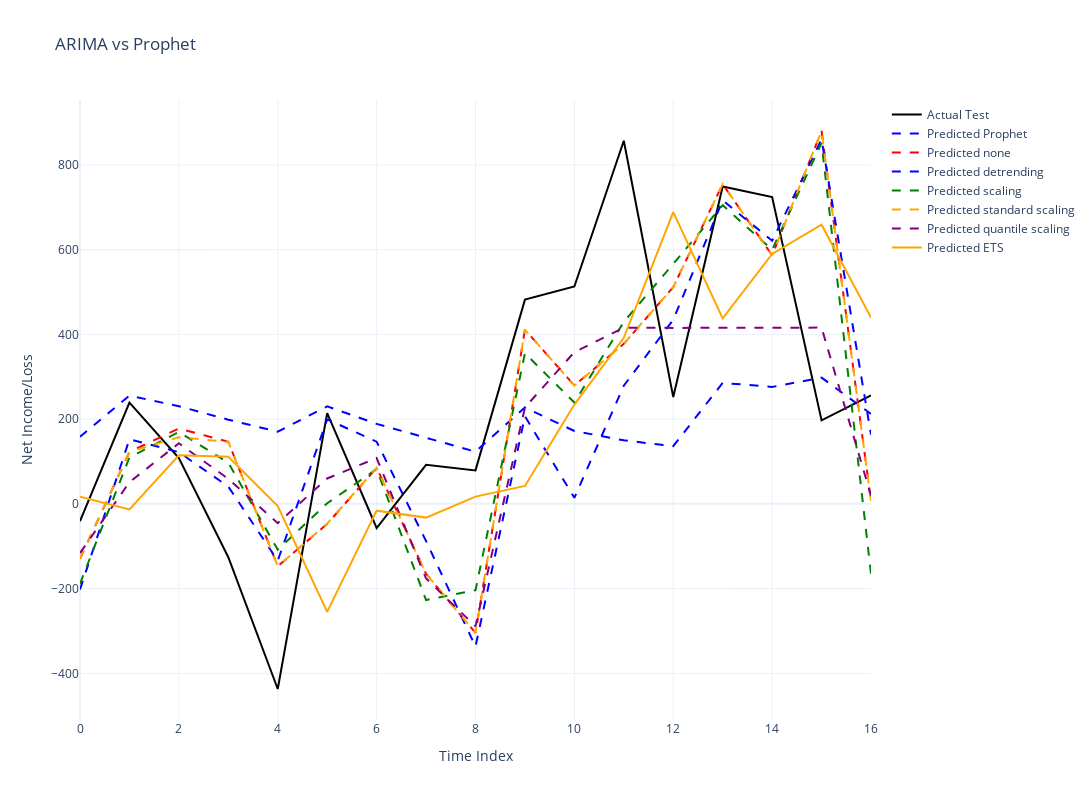

Notebook cell for this chart:
### Markdown cell above
## Podsumowanie Modeli

### Code cell
import plotly.graph_objects as go
x_start = 0 
x_pred = list(range(x_start, x_start + len(predictions_prohpet)))  


fig = go.Figure()

fig.add_trace(go.Scatter(
    y=test,
    mode='lines',
    name='Actual Test',
    line=dict(color='black')
))

fig.add_trace(go.Scatter(
    y=predictions_prohpet.flatten(),
    mode='lines',
    name='Predicted Prophet',
    line=dict(color='blue', dash='dash')
))

colors = [
    "red", "blue", "green", "orange", "purple",
    "brown", "cyan", "magenta", "black", "gold"
]

for i in range(len(method)):
    fig.add_trace(go.Scatter(
        y=predictions[i]["forecast"],
        mode='lines',
        name=f'Predicted {method[i]}',
        line=dict(color=colors[i % len(colors)], dash='dash')
    ))


fig.add_trace(go.Scatter(
    y=pred_ets,
    mode='lines',
    name='Predicted ETS',
    line=dict(color='orange')
))



fig.update_layout(
    title="ARIMA vs Prophet",
    xaxis_title="Time Index",
    yaxis_title="Net Income/Loss",
    template="plotly_white",
    width=1200,  
    height=800    
)


fig.show()

### Figure 1 — Plotly figure (JSON) as saved in the notebook; plotly's stock layout.template omitted (floating-point values rounded to 4 significant figures)
{"data": [{"line": {"color": "black"}, "mode": "lines", "name": "Actual Test", "type": "scatter", "y": [-41, 239, 108, -126, -437, 214, -57, 92, 79, 482, 513, 857, 252, 749, 724, 197, 256]}, {"line": {"color": "blue", "dash": "dash"}, "mode": "lines", "name": "Predicted Prophet", "type": "scatter", "y": [158.2, 255.5, 230.4, 198.7, 170.4, 230.1, 188.8, 155.4, 123.3, 227.4, 172.0, 149.9, 136.1, 285.4, 276.0, 297.9, 212.3]}, {"line": {"color": "red", "dash": "dash"}, "mode": "lines", "name": "Predicted none", "type": "scatter", "y": [-129.6, 122.7, 177.9, 146.6, -147.5, -47.23, 85.31, -165.1, -304.6, 411.0, 279.5, 377.7, 511.5, 754.7, 586.4, 880.0, 6.744]}, {"line": {"color": "blue", "dash": "dash"}, "mode": "lines", "name": "Predicted detrending", "type": "scatter", "y": [-202.1, 152.4, 122.0, 40.72, -134.1, 199.4, 146.8, -87.79, -336.8, 206.6, 14.21, 279.0, 434.6, 716.3, 621.0, 860.4, 163.3]}, {"line": {"color": "green", "dash": "dash"}, "mode": "lines", "name": "Predicted scaling", "type": "scatter", "y": [-188.3, 109.4, 169.8, 97.33, -108.4, 1.342, 81.93, -227.0, -203.7, 355.4, 239.0, 429.5, 566.6, 704.9, 599.5, 851.7, -164.9]}, {"line": {"color": "orange", "dash": "dash"}, "mode": "lines", "name": "Predicted standard scaling", "type": "scatter", "y": [-129.5, 122.7, 157.2, 146.4, -147.4, -46.63, 85.32, -165.1, -304.6, 411.1, 279.3, 377.7, 511.6, 754.7, 586.4, 880.0, 6.784]}, {"line": {"color": "purple", "dash": "dash"}, "mode": "lines", "name": "Predicted quantile scaling", "type": "scatter", "y": [-116.1, 51.15, 142.9, 59.16, -45.49, 59.9, 108.2, -176.2, -289.0, 227.5, 358.2, 415.9, 415.3, 416, 416.0, 416.0, 19.7]}, {"line": {"color": "orange"}, "mode": "lines", "name": "Predicted ETS", "type": "scatter", "y": [16.57, -13.31, 114.7, 111.2, -4.981, -254.9, -16.09, -32.43, 17.11, 42.24, 234.3, 391.9, 688.5, 438.0, 589.9, 658.9, 439.6]}], "layout": {"height": 800, "title": {"text": "ARIMA vs Prophet"}, "width": 1200, "xaxis": {"title": {"text": "Time Index"}}, "yaxis": {"title": {"text": "Net Income/Loss"}}}}
